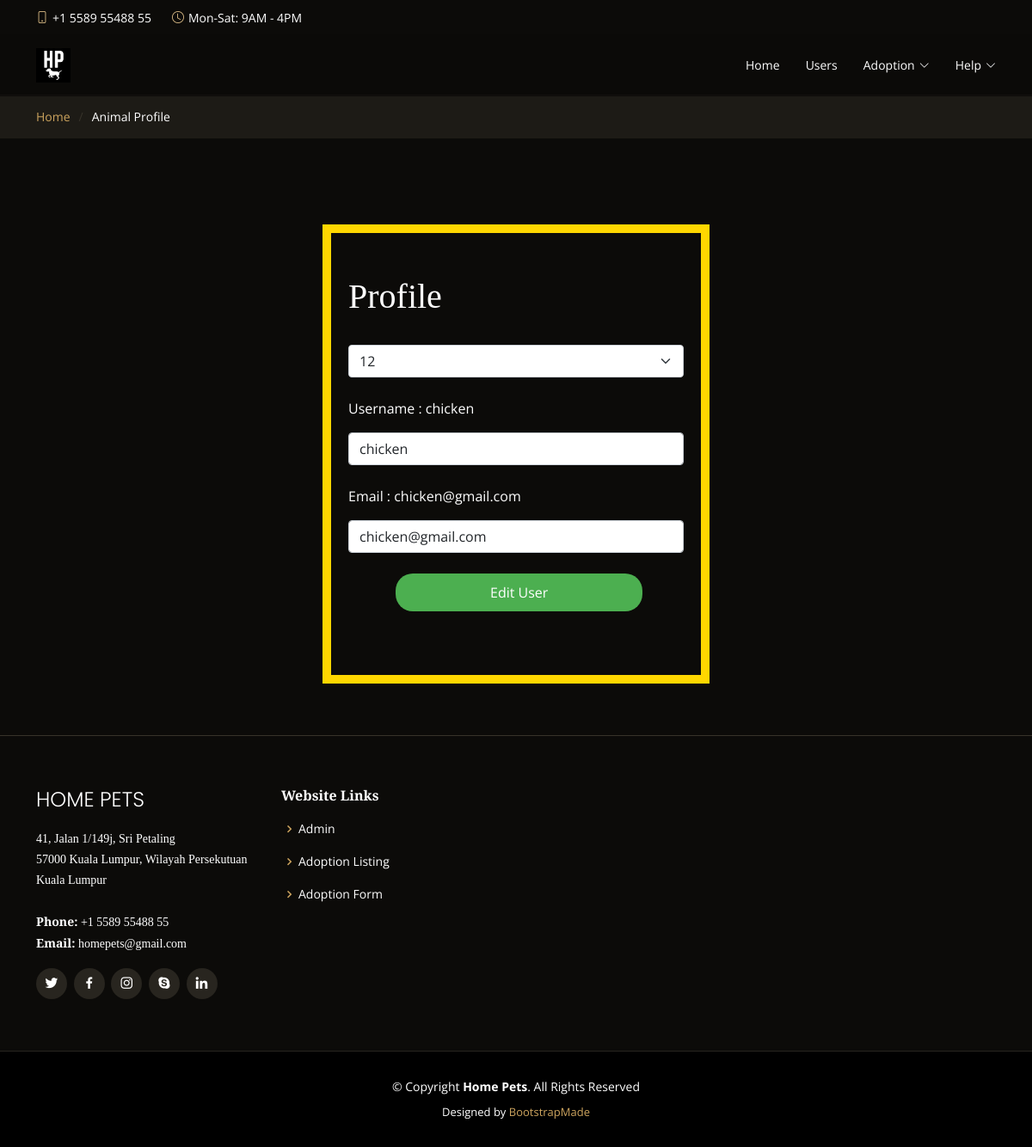
Page /admin/editUser.php?id=12 (signed in) on the committed database.
### tables this page shows
CREATE TABLE `users2` (
  `id` int(10) NOT NULL,
  `username` varchar(100) NOT NULL,
  `email` varchar(100) NOT NULL,
  `user_type` varchar(100) NOT NULL,
  `password` varchar(100) NOT NULL
);

### admin/editUser.php (the view, shortened to what this page needs)
<?php
  $id = intval($_GET['id']);
?>
<!DOCTYPE html>
<html lang="en">
<head>
  <link href="../assets/vendor/animate.css/animate.min.css" rel="stylesheet">
  <link href="../assets/vendor/aos/aos.css" rel="stylesheet">
  <link href="../assets/vendor/bootstrap/css/bootstrap.min.css" rel="stylesheet">
  <link href="../assets/vendor/bootstrap-icons/bootstrap-icons.css" rel="stylesheet">
  <link href="../assets/vendor/boxicons/css/boxicons.min.css" rel="stylesheet">
  <link href="../assets/vendor/glightbox/css/glightbox.min.css" rel="stylesheet">
  <link href="../assets/vendor/swiper/swiper-bundle.min.css" rel="stylesheet">
  <link href="../assets/css/style.css" rel="stylesheet">
</head>
<body>
  <div id="topbar" class="d-flex align-items-center fixed-top">
    <div class="container d-flex justify-content-center justify-content-md-between">
      <div class="contact-info d-flex align-items-center">
        <i class="bi bi-phone d-flex align-items-center"><span>+1 5589 55488 55</span></i>
        <i class="bi bi-clock d-flex align-items-center ms-4"><span> Mon-Sat: 9AM - 4PM</span></i>
      </div>
    </div>
  </div>
  <header id="header" class="fixed-top d-flex align-items-center">
    <div class="container-fluid container-xl d-flex align-items-center justify-content-lg-between">
      <a href="main.php" class="logo me-auto me-lg-0"><img src="../assets/img/logo.png" alt="" class="img-fluid"></a>
      <nav id="navbar" class="navbar order-last order-lg-0">
        <ul>
          <li><a class="nav-link scrollto" href="main.php">Home</a></li>
          <li><a class="nav-link scrollto" href="users.php">Users</a></li>
          <li class="dropdown"><a href="#"><span>Adoption</span> <i class="bi bi-chevron-down"></i></a>
              <li class='dropdown'><a href='#'><span><?php echo $_SESSION['user']['username']; ?></span><i class='bi bi-chevron-down'></i></a>
          </li>
        </ul>
      </nav>
    </div>
  </header>
  <main id="main">
    <section class="breadcrumbs">
      <div class="container">
        <div class="d-flex justify-content-between align-items-center">
          <ol>
            <li><a href="main.php">Home</a></li>
            <li>Animal Profile</li>
          </ol>
        </div>
      </div>
    </section>
  </main>
  <section id="book-a-table" class="book-a-table">
      <div class="container" data-aos="fade-up">
        <div class="loginbox">
        <h1>Profile</h1>
        <br>
        <?php
            $conn = mysqli_connect("localhost", "root", "", "hpusers");
            $sql = ("SELECT * FROM users2 WHERE id = $id");
            $result = $conn->query($sql);
            if ($result->num_rows > 0) {
            while($row = $result->fetch_assoc()) {
              echo "
                <form action'editUser.php' method='post' data-aos='fade-up' data-aos-delay='100'>
                <div class='form-group'>
                <select class='form-select' name='userID'>
                  <option selected value='" . $row["id"] . "'>" . $row["id"] . "</option>
                </select>
                <br>
                <p>Username : " . $row["username"] . "</p>
                <input type='text' name='newUsername' class='form-control' value='" . $row["username"] . "'>
                </div>
                <br>
                <div class='form-group'>
                <p>Email : " . $row["email"] . "</p>
                <input type='email' name='newEmail' class='form-control' value='" . $row["email"] . "'>
                </div>
                <br>
                <button class='loginbtn'  type='submit' name='editUser'>Edit User</button>
                </form>
                <br>
                ";
                }
            }
            else {
              echo "Something went wrong :(";
            }
        ?>
        </div>
      </div>
</section>
  <footer id="footer">
    <div class="footer-top">
      <div class="container">
        <div class="row">
          <div class="col-lg-3 col-md-6">
            <div class="footer-info">
              <h3>Home Pets</h3>
              <p>
                41, Jalan 1/149j, Sri Petaling<br>
                57000 Kuala Lumpur, Wilayah Persekutuan Kuala Lumpur<br><br>
                <strong>Phone:</strong> +1 5589 55488 55<br>
                <strong>Email:</strong> homepets@gmail.com<br>
              </p>
              <div class="social-links mt-3">
                <a href="#" class="twitter"><i class="bx bxl-twitter"></i></a>
                <a href="#" class="facebook"><i class="bx bxl-facebook"></i></a>
                <a href="#" class="instagram"><i class="bx bxl-instagram"></i></a>
                <a href="#" class="google-plus"><i class="bx bxl-skype"></i></a>
                <a href="#" class="linkedin"><i class="bx bxl-linkedin"></i></a>
              </div>
            </div>
          </div>
          <div class="col-lg-2 col-md-6 footer-links">
            <h4>Website Links</h4>
            <ul>
              <li><i class="bx bx-chevron-right"></i> <a href="main.php">Admin</a></li>
              <li><i class="bx bx-chevron-right"></i> <a href="adoptionListing.php">Adoption Listing</a></li>
              <li><i class="bx bx-chevron-right"></i> <a href="adoptionListing.php">Adoption Form</a></li>
            </ul>
          </div>
        </div>
      </div>
    </div>
    <div class="container">
      <div class="copyright">
        &copy; Copyright <strong><span>Home Pets</span></strong>. All Rights Reserved
      </div>
      <div class="credits">
        Designed by <a href="https://bootstrapmade.com/">BootstrapMade</a>
      </div>
    </div>
  </footer>
</body>
</html>

### assets/css/style.css (style rules this page uses)
body { font-family: "Open Sans", sans-serif; background: #0c0b09; color: #fff; }
a { color: #cda45e; text-decoration: none; }
h1, h2, h3, h4, h5, h6 { font-family: "Playfair Display", serif; }
#topbar { height: 40px; font-size: 14px; transition: all 0.5s; z-index: 996; }
#topbar .contact-info i { font-style: normal; color: #d9ba85; }
#topbar .contact-info i span { padding-left: 5px; color: #fff; }
#header { background: rgba(12, 11, 9, 0.6); border-bottom: 1px solid rgba(12, 11, 9, 0.6); transition: all 0.5s; z-index: 997; padding: 15px 0; top: 40px; }
#header .logo { font-size: 28px; margin: 0; padding: 0; line-height: 1; font-weight: 300; letter-spacing: 1px; text-transform: uppercase; font-family: "Poppins", sans-serif; }
#header .logo img { max-height: 40px; }
.navbar { padding: 0; }
.navbar ul { margin: 0; padding: 0; display: flex; list-style: none; align-items: center; }
.navbar li { position: relative; }
.navbar a { display: flex; align-items: center; justify-content: space-between; padding: 10px 0 10px 30px; color: #fff; white-space: nowrap; transition: 0.3s; font-size: 14px; }
.navbar a i { font-size: 12px; line-height: 0; margin-left: 5px; }
section { padding: 60px 0; overflow: hidden; }
.breadcrumbs { padding: 15px 0; background: #1d1b16; margin-top: 110px; }
.breadcrumbs ol { display: flex; flex-wrap: wrap; list-style: none; padding: 0; margin: 0; font-size: 14px; }
.breadcrumbs ol li + li { padding-left: 10px; }
.breadcrumbs ol li + li::before { display: inline-block; padding-right: 10px; color: #37332a; content: "/"; }
#footer { background: black; padding: 0 0 30px 0; color: #fff; font-size: 14px; }
#footer .footer-top { background: #0c0b09; border-top: 1px solid #37332a; border-bottom: 1px solid #28251f; padding: 60px 0 30px 0; }
#footer .footer-top .footer-info { margin-bottom: 30px; }
#footer .footer-top .footer-info h3 { font-size: 24px; margin: 0 0 20px 0; padding: 2px 0 2px 0; line-height: 1; font-weight: 300; text-transform: uppercase; font-family: "Poppins", sans-serif; }
#footer .footer-top .footer-info p { font-size: 14px; line-height: 24px; margin-bottom: 0; font-family: "Playfair Display", serif; color: #fff; }
#footer .footer-top .social-links a { font-size: 18px; display: inline-block; background: #28251f; color: #fff; line-height: 1; padding: 8px 0; margin-right: 4px; border-radius: 50%; text-align: center; width: 36px; height: 36px; transition: 0.3s; }
#footer .footer-top h4 { font-size: 16px; font-weight: 600; color: #fff; position: relative; padding-bottom: 12px; }
#footer .footer-top .footer-links { margin-bottom: 30px; }
#footer .footer-top .footer-links ul { list-style: none; padding: 0; margin: 0; }
#footer .footer-top .footer-links ul i { padding-right: 2px; color: #cda45e; font-size: 18px; line-height: 1; }
#footer .footer-top .footer-links ul li { padding: 10px 0; display: flex; align-items: center; }
#footer .footer-top .footer-links ul li:first-child { padding-top: 0; }
#footer .footer-top .footer-links ul a { color: #fff; transition: 0.3s; display: inline-block; line-height: 1; }
#footer .copyright { text-align: center; padding-top: 30px; }
#footer .credits { padding-top: 10px; text-align: center; font-size: 13px; color: #fff; }
.loginbox { background-color: #0c0b09; width: 450px; border: 10px solid #FFD700 ; padding: 50px 20px; margin: auto; margin-top: 40px; }
.loginbtn { background-color: #4CAF50; color: white; padding: 10px 110px; border: none; cursor: pointer; margin-left: 55px; border-radius: 1.25rem; }

### rows in the picture
users2: userID "12", username "chicken", newUsername "chicken", email "chicken@gmail.com", newEmail "chicken@gmail.com"

### other values in the picture
$_SESSION['user']['username'] "Help"
